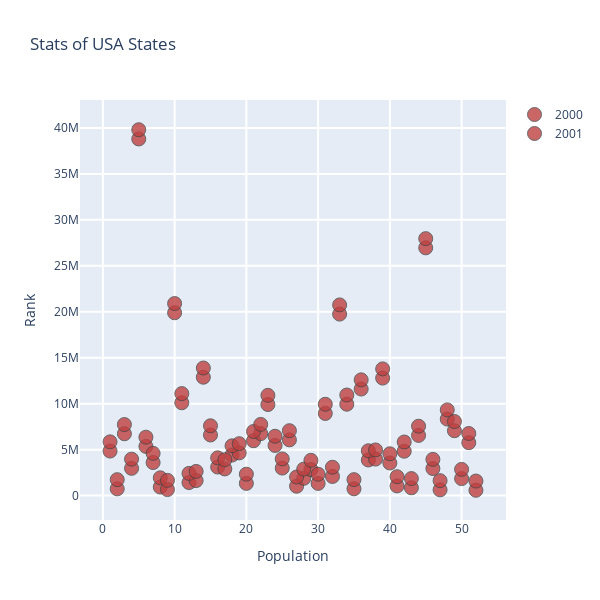

Here is the notebook cell this chart was saved with:
### Code cell
# Setting colors for plot.
points = []
y = []
N = 2
c = ['hsl('+str(h)+',50%'+',50%)' for h in np.linspace(0, 360, N)]

for i in range(int(N)):
    y.append((2000+i))
    trace0 = go.Scatter(x=data['Rank'],
                        y=data['Population']+(i*1000000),
                        mode='markers',
                        marker=dict(size=14,
                                     line=dict(width=1),
                                     color=c[i],
                                     opacity=0.8),
                        name=y[i], # legend labels
                        text=data['State']) # The hover text goes here... 
    points.append(trace0);

    layout = go.Layout(title='Stats of USA States',
                      hovermode='closest',
                       width=600,
                       height=600,
                      xaxis=dict(title='Population',
                                  ticklen=5,
                                  zeroline=False,
                                  gridwidth=2),
                      yaxis=dict(title='Rank',
                                 ticklen=5,
                                 gridwidth=2),
                      showlegend=True)
    
fig = go.Figure(data=points, layout=layout)

iplot(fig)

### Figure 1 — Plotly figure (JSON) as saved in the notebook; plotly's stock layout.template omitted (floating-point values rounded to 4 significant figures)
{"data": [{"marker": {"color": "hsl(0.0,50%,50%)", "line": {"width": 1}, "opacity": 0.8, "size": 14}, "mode": "markers", "name": "2000", "text": ["Alabama", "Alaska", "Arizona", "Arkansas", "California", "Colorado", "Connecticut", "Delaware", "District of Columbia", "Florida", "Georgia", "Hawaii", "Idaho", "Illinois", "Indiana", "Iowa", "Kansas", "Kentucky", "Louisiana", "Maine", "Maryland", "Massachusetts", "Michigan", "Minnesota", "Mississippi", "Missouri", "Montana", "Nebraska", "Nevada", "New Hampshire", "New Jersey", "New Mexico", "New York", "North Carolina", "North Dakota", "Ohio", "Oklahoma", "Oregon", "Pennsylvania", "Puerto Rico", "Rhode Island", "South Carolina", "South Dakota", "Tennessee", "Texas", "Utah", "Vermont", "Virginia", "Washington", "West Virginia", "Wisconsin", "Wyoming"], "type": "scatter", "x": [1, 2, 3, 4, 5, 6, 7, 8, 9, 10, 11, 12, 13, 14, 15, 16, 17, 18, 19, 20, 21, 22, 23, 24, 25, 26, 27, 28, 29, 30, 31, 32, 33, 34, 35, 36, 37, 38, 39, 40, 41, 42, 43, 44, 45, 46, 47, 48, 49, 50, 51, 52], "y": [4849377, 736732, 6731484, 2966369, 38802500, 5355866, 3596677, 935614, 658893, 19893297, 10097343, 1419561, 1634464, 12880580, 6596855, 3107126, 2904021, 4413457, 4649676, 1330089, 5976407, 6745408, 9909877, 5457173, 2994079, 6063589, 1023579, 1881503, 2839098, 1326813, 8938175, 2085572, 19746227, 9943964, 739482, 11594163, 3878051, 3970239, 12787209, 3548397, 1055173, 4832482, 853175, 6549352, 26956958, 2942902, 626562, 8326289, 7061530, 1850326, 5757564, 584153]}, {"marker": {"color": "hsl(360.0,50%,50%)", "line": {"width": 1}, "opacity": 0.8, "size": 14}, "mode": "markers", "name": "2001", "text": ["Alabama", "Alaska", "Arizona", "Arkansas", "California", "Colorado", "Connecticut", "Delaware", "District of Columbia", "Florida", "Georgia", "Hawaii", "Idaho", "Illinois", "Indiana", "Iowa", "Kansas", "Kentucky", "Louisiana", "Maine", "Maryland", "Massachusetts", "Michigan", "Minnesota", "Mississippi", "Missouri", "Montana", "Nebraska", "Nevada", "New Hampshire", "New Jersey", "New Mexico", "New York", "North Carolina", "North Dakota", "Ohio", "Oklahoma", "Oregon", "Pennsylvania", "Puerto Rico", "Rhode Island", "South Carolina", "South Dakota", "Tennessee", "Texas", "Utah", "Vermont", "Virginia", "Washington", "West Virginia", "Wisconsin", "Wyoming"], "type": "scatter", "x": [1, 2, 3, 4, 5, 6, 7, 8, 9, 10, 11, 12, 13, 14, 15, 16, 17, 18, 19, 20, 21, 22, 23, 24, 25, 26, 27, 28, 29, 30, 31, 32, 33, 34, 35, 36, 37, 38, 39, 40, 41, 42, 43, 44, 45, 46, 47, 48, 49, 50, 51, 52], "y": [5849377, 1736732, 7731484, 3966369, 39802500, 6355866, 4596677, 1935614, 1658893, 20893297, 11097343, 2419561, 2634464, 13880580, 7596855, 4107126, 3904021, 5413457, 5649676, 2330089, 6976407, 7745408, 10909877, 6457173, 3994079, 7063589, 2023579, 2881503, 3839098, 2326813, 9938175, 3085572, 20746227, 10943964, 1739482, 12594163, 4878051, 4970239, 13787209, 4548397, 2055173, 5832482, 1853175, 7549352, 27956958, 3942902, 1626562, 9326289, 8061530, 2850326, 6757564, 1584153]}], "layout": {"height": 600, "hovermode": "closest", "showlegend": true, "title": {"text": "Stats of USA States"}, "width": 600, "xaxis": {"gridwidth": 2, "ticklen": 5, "title": {"text": "Population"}, "zeroline": false}, "yaxis": {"gridwidth": 2, "ticklen": 5, "title": {"text": "Rank"}}}}
